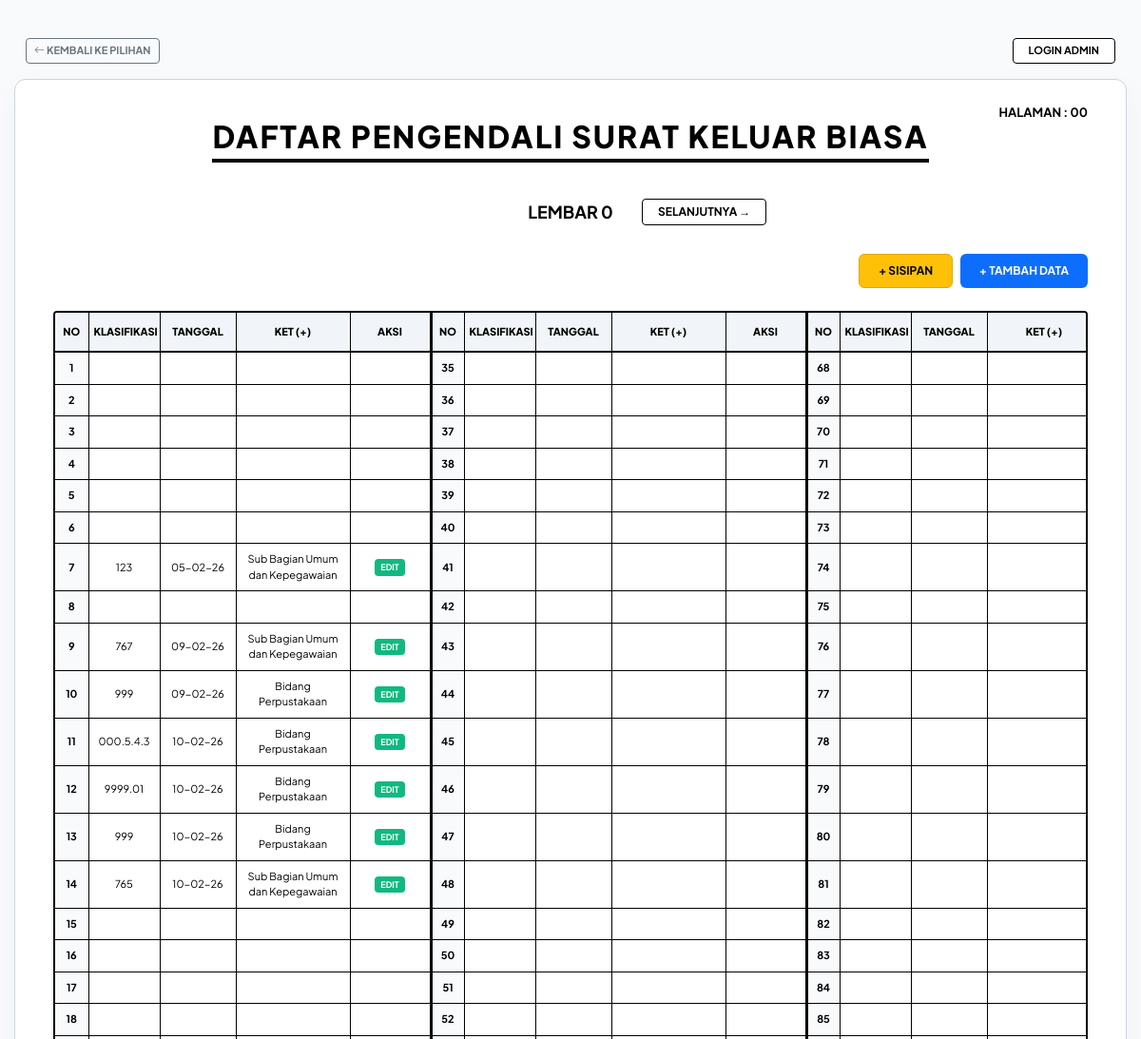
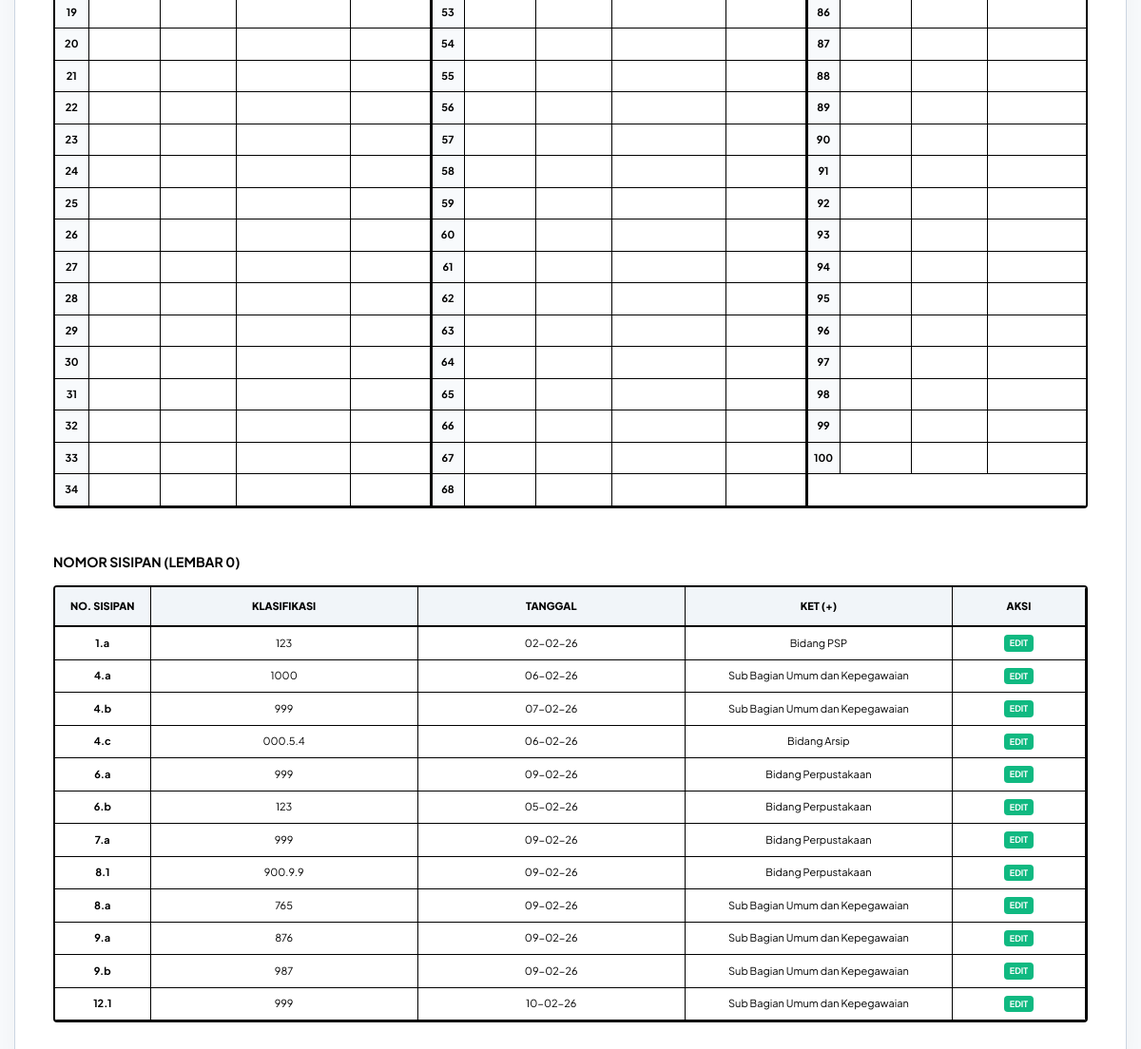
The app's page /index.php?type=biasa with its own data (2 pictures, top to bottom).
### tables this page shows
CREATE TABLE `pengendali` (
  `no_urut` int(2) NOT NULL,
  `klas` varchar(100) NOT NULL,
  `plus` varchar(100) NOT NULL,
  `tanggal_manual` date DEFAULT NULL,
  `created_at` timestamp NOT NULL DEFAULT current_timestamp()
);

CREATE TABLE `pengendali_sisipan` (
  `no_urut` varchar(20) NOT NULL,
  `klas` varchar(100) NOT NULL,
  `plus` varchar(100) NOT NULL,
  `tanggal_manual` date DEFAULT NULL,
  `created_at` timestamp NOT NULL DEFAULT current_timestamp()
);

### controllers/controller.php (called while the page is built, shortened)
<?php
include_once 'config/database.php';
include_once 'models/pengendali.php';
class PengendaliController
{
    private $model;
    private $tipe;
    public function __construct()
    {
        $this->tipe = isset($_GET['type']) ? $_GET['type'] : 'biasa';
        $database = new Database();
        $this->model = new Pengendali($database->getConnection(), $this->tipe);
    }
    public function index($page = 0)
    {
        $mainDataRaw = $this->model->getByPage($page);
        $sisipanData = $this->model->getSisipanByPage($page);
        $data = [];
        foreach ($mainDataRaw as $row) {
            $data[$row['no_urut']] = [
                'k' => $row['klas'],
                'p' => $row['plus'],
                't' => $row['created_at']
            ];
        }
        $currentPage = $page;
        $currentType = $this->tipe;
        include 'views/daftar_view.php';
    }
}

### index.php (called while the page is built, shortened)
<?php
include_once 'controllers/controller.php';
  ?>
  <?php
$controller = new PengendaliController();
$controller->handleRequest();
$page = isset($_GET['page']) ? (int) $_GET['page'] : 0;
$controller->index($page);

### config/database.php (called while the page is built, shortened)
<?php
class Database {
    private $host = "localhost";
    private $db_name = "magang_websitesurat";
    private $username = "root";
    private $password = "";
    public function getConnection() {
        $this->conn = null;
        try {
            $this->conn = new PDO("mysql:host=" . $this->host . ";dbname=" . $this->db_name, $this->username, $this->password);
            $this->conn->setAttribute(PDO::ATTR_ERRMODE, PDO::ERRMODE_EXCEPTION);
        } catch(PDOException $exception) {
            echo "Koneksi Error: " . $exception->getMessage();
        }
        return $this->conn;
    }
}

### models/pengendali.php (called while the page is built, shortened)
<?php
class Pengendali
{
    private $conn;
    private $table_name;
    private $table_sisipan;
    public function __construct($db, $tipe = 'biasa')
    {
        $this->conn = $db;
        if ($tipe === 'spt') {
            $this->table_name = "pengendali_spt";
            $this->table_sisipan = "pengendali_sisipan_spt";
        } else {
            $this->table_name = "pengendali";
            $this->table_sisipan = "pengendali_sisipan";
        }
    }
    public function getByPage($page)
    {
        $start = ($page * 100) + 1;
        $end = $start + 99;
        $query = "SELECT * FROM " . $this->table_name . " WHERE no_urut BETWEEN ? AND ? ORDER BY no_urut ASC";
        $stmt = $this->conn->prepare($query);
        $stmt->execute([$start, $end]);
        return $stmt->fetchAll(PDO::FETCH_ASSOC);
    }
    public function getSisipanByPage($page)
    {
        $start = ($page * 100) + 1;
        $end = $start + 99;
        $query = "SELECT * FROM " . $this->table_sisipan . "
                  WHERE CAST(no_urut AS UNSIGNED) BETWEEN ? AND ?
                  ORDER BY CAST(no_urut AS UNSIGNED) ASC, no_urut ASC";
        $stmt = $this->conn->prepare($query);
        $stmt->execute([$start, $end]);
        return $stmt->fetchAll(PDO::FETCH_ASSOC);
    }
}
?>

### views/daftar_view.php (the view, shortened to what this page needs)
<!DOCTYPE html>
<html lang="id">
<head>
  <link href="https://cdn.jsdelivr.net/npm/bootstrap@5.3.0/dist/css/bootstrap.min.css" rel="stylesheet">
  <link rel="stylesheet" href="https://cdn.jsdelivr.net/npm/bootstrap-icons@1.11.1/font/bootstrap-icons.css">
  <link href="https://cdn.jsdelivr.net/npm/sweetalert2@11/dist/sweetalert2.min.css" rel="stylesheet">
</head>
<body>
  <div class="container-fluid d-print-none top-admin-bar mb-3" style="max-width: 1450px;">
    <div class="d-flex justify-content-between align-items-center">
      <a href="index.php" class="btn btn-sm btn-outline-secondary fw-bold" style="font-size: 11px;">
        <i class="bi bi-arrow-left"></i> KEMBALI KE PILIHAN
      </a>
      <div class="d-flex align-items-center p-0">
        <?php if (isset($_SESSION['admin_id'])): ?>
          <span class="small fw-bold me-3 text-uppercase">Admin: <?php echo $_SESSION['admin_user']; ?></span>
          <div class="dropdown me-2">
            <button class="btn-export-custom dropdown-toggle shadow-none" type="button" data-bs-toggle="dropdown">EXPORT
              PDF</button>
            <ul class="dropdown-menu dropdown-menu-end shadow">
              <li><a class="dropdown-item" href="#" onclick="pilihRentangCetak()">BERDASARKAN RENTANG WAKTU</a></li>
              <li><a class="dropdown-item" href="#" onclick="pilihNomorUrutCetak()">BERDASARKAN NOMOR URUT</a></li>
            </ul>
          </div>
          <button onclick="konfirmasiLogout()" class="btn btn-danger btn-sm fw-bold"
            style="font-size: 11px; border-radius: 4px;">LOGOUT</button>
        <?php else: ?>
          <button class="btn-outline-black px-3 py-1" style="font-size: 11px;" data-bs-toggle="modal"
            data-bs-target="#modalLogin">LOGIN ADMIN</button>
        <?php endif; ?>
      </div>
    </div>
  </div>
  <div class="main-card">
    <div class="page-info">HALAMAN : <?php echo str_pad($currentPage, 2, "0", STR_PAD_LEFT); ?></div>
    <div class="header-brand">
      <h2>Daftar Pengendali Surat Keluar <?php echo strtoupper($currentType); ?></h2>
    </div>
    <div class="pagination-nav d-print-none">
      <div class="nav-center"><span class="fw-bold">LEMBAR <?php echo $currentPage; ?></span></div>
      <div class="nav-side right">
        <a href="index.php?page=<?php echo $currentPage + 1; ?>&type=<?php echo $currentType; ?>"
          class="btn-outline-black px-3 py-1" style="font-size: 12px;">SELANJUTNYA →</a>
      </div>
    </div>
    <div class="d-flex justify-content-end mb-4 d-print-none action-buttons-container">
      <button class="btn btn-sisipan-custom me-2 fw-bold" onclick="bukaModalSisipan()">+ SISIPAN</button>
      <button class="btn-modern-add fw-bold" onclick="bukaModalTambah()">+ TAMBAH DATA</button>
    </div>
    <div class="table-responsive">
      <table class="main-table text-center" id="mainTable">
        <thead>
          <tr>
            <?php for ($k = 1; $k <= 3; $k++): ?>
              <th class="col-group-<?php echo $k; ?> <?php echo ($k > 1) ? 'col-divider' : ''; ?>" width="35">No</th>
              <th class="col-group-<?php echo $k; ?>" width="75">Klasifikasi</th>
              <th class="col-group-<?php echo $k; ?>" width="80">Tanggal</th>
              <th class="col-group-<?php echo $k; ?>" width="120">Ket (+)</th>
              <th class="col-group-<?php echo $k; ?> d-print-none" width="85">Aksi</th>
            <?php endfor; ?>
          </tr>
        </thead>
        <tbody>
          <?php
          $startNumber = ($currentPage * 100) + 1;
          for ($i = 0; $i < 34; $i++): ?>
            <tr>
              <?php
              $ranges = [['o' => 0, 'g' => 1], ['o' => 34, 'g' => 2], ['o' => 67, 'g' => 3]];
              foreach ($ranges as $idx => $r):
                $divider = ($idx > 0) ? 'col-divider' : '';
                $curr_no = $startNumber + $r['o'] + $i;
                if ($curr_no <= ($startNumber + 99)):
                  $k = $data[$curr_no]['k'] ?? '';
                  $p = $data[$curr_no]['p'] ?? '';
                  $tRaw = $data[$curr_no]['t'] ?? '';
                  $dataDate = ($tRaw && $tRaw != '0000-00-00 00:00:00') ? date('Y-m-d', strtotime($tRaw)) : '';
                  $tDisplay = ($dataDate) ? date('d-m-y', strtotime($tRaw)) : '';
                  ?>
                  <td class="col-group-<?php echo $r['g']; ?> no-column <?php echo $divider; ?>"
                    data-no="<?php echo $curr_no; ?>" data-date="<?php echo $dataDate; ?>"><?php echo $curr_no; ?></td>
                  <td class="col-group-<?php echo $r['g']; ?>" data-no="<?php echo $curr_no; ?>"
                    data-date="<?php echo $dataDate; ?>"><?php echo $k; ?></td>
                  <td class="col-group-<?php echo $r['g']; ?>" data-no="<?php echo $curr_no; ?>"
                    data-date="<?php echo $dataDate; ?>"><?php echo $tDisplay; ?></td>
                  <td class="col-group-<?php echo $r['g']; ?>" data-no="<?php echo $curr_no; ?>"
                    data-date="<?php echo $dataDate; ?>"><?php echo $p; ?></td>
                  <td class="col-group-<?php echo $r['g']; ?> d-print-none">
                    <?php if (isset($data[$curr_no])): ?>
                      <button class="btn-action-edit"
                        onclick="bukaModalEdit('<?php echo $curr_no; ?>', '<?php echo $curr_no; ?>', '<?php echo $k; ?>', '<?php echo $p; ?>', '', false)">EDIT</button>
                    <?php endif; ?>
                  </td>
                <?php else: ?>
                  <td colspan="5" class="col-group-<?php echo $r['g']; ?> <?php echo $divider; ?>"></td>
                <?php endif; ?>
              <?php endforeach; ?>
            </tr>
          <?php endfor; ?>
        </tbody>
      </table>
    </div>
    <?php if (!empty($sisipanData)): ?>
      <div class="mt-5" id="sectionSisipan">
        <h5 class="fw-bold mb-3 small text-uppercase">Nomor Sisipan (Lembar <?php echo $currentPage; ?>)</h5>
        <div class="table-responsive">
          <table class="main-table text-center" id="tableSisipan">
            <thead>
              <tr style="background-color: #fef2f2;">
                <th width="100">No. Sisipan</th>
                <th>Klasifikasi</th>
                <th>Tanggal</th>
                <th>Ket (+)</th>
                <th width="140" class="d-print-none">Aksi</th>
              </tr>
            </thead>
            <tbody>
              <?php foreach ($sisipanData as $s):
                $sDate = date('Y-m-d', strtotime($s['tanggal_manual']));
                ?>
                <tr data-no-full="<?php echo $s['no_urut']; ?>" data-date="<?php echo $sDate; ?>">
                  <td class="fw-bold"><?php echo $s['no_urut']; ?></td>
                  <td><?php echo $s['klas']; ?></td>
                  <td><?php echo date('d-m-y', strtotime($s['tanggal_manual'])); ?></td>
                  <td><?php echo $s['plus']; ?></td>
                  <td class="d-print-none">
                    <button class="btn-action-edit"
                      onclick="bukaModalEdit('<?php echo $s['no_urut']; ?>', '<?php echo $s['no_urut']; ?>', '<?php echo $s['klas']; ?>', '<?php echo $s['plus']; ?>', '<?php echo $s['tanggal_manual']; ?>', true)">EDIT</button>
                  </td>
                </tr>
              <?php endforeach; ?>
            </tbody>
          </table>
        </div>
      </div>
    <?php endif; ?>
  </div>
</body>
</html>

### views/daftar_view.php (style rules this page uses)
:root { --success-color: #10b981; --danger-color: #ef4444; --btn-tambah-bg: #0d6efd; --btn-sisipan-bg: #ffc107; --btn-hover-bg: #5a7d9a; --btn-sisipan-hover: #d6b55d; }
body { background-color: #f8fafc; font-family: 'Plus Jakarta Sans', sans-serif; color: #000; padding: 40px 15px; }
.main-card { background: #fff; border-radius: 12px; box-shadow: 0 10px 30px rgba(0, 0, 0, 0.04); padding: 40px; max-width: 1450px; margin: 0 auto; position: relative; border: 1px solid #cbd5e1; }
.page-info { position: absolute; top: 25px; right: 40px; font-weight: 700; font-size: 13px; }
.header-brand { text-align: center; margin-bottom: 30px; }
.header-brand h2 { font-weight: 800; text-transform: uppercase; letter-spacing: 2px; border-bottom: 4px solid #000; display: inline-block; padding-bottom: 5px; }
.pagination-nav { margin-bottom: 30px; display: flex; align-items: center; justify-content: center; }
.nav-side { width: 150px; display: flex; }
.nav-side.right { justify-content: flex-start; }
.nav-center { min-width: 150px; text-align: center; font-size: 18px; }
.btn-outline-black { background: #fff; border: 1px solid #000; color: #000; font-weight: 700; text-decoration: none; border-radius: 4px; transition: all 0.3s ease; }
.table-responsive { border: 2px solid #000; border-radius: 4px; overflow-x: auto; }
.main-table { width: 100%; border-collapse: collapse; table-layout: fixed; }
.main-table th { background-color: #f1f5f9; padding: 12px 5px; font-size: 11px; font-weight: 800; text-transform: uppercase; border-bottom: 2px solid #000; border-right: 1px solid #000; }
.main-table td { padding: 8px 4px; font-size: 11px; border-bottom: 1px solid #000; border-right: 1px solid #000; vertical-align: middle; }
.no-column { background-color: #f8fafc; font-weight: 700; width: 35px; text-align: center; }
.col-divider { border-left: 3px solid #000 !important; }
.btn-modern-add { background-color: var(--btn-tambah-bg); color: #fff; border: none; padding: 8px 20px; font-weight: 700; font-size: 12px; border-radius: 6px; transition: 0.3s; }
.btn-sisipan-custom { background-color: var(--btn-sisipan-bg); border: 1px solid #e0a800; color: #000; padding: 8px 20px; font-weight: 700; font-size: 12px; border-radius: 6px; transition: 0.3s; }
.btn-action-edit { background-color: var(--success-color); color: #fff; border: none; padding: 2px 6px; border-radius: 4px; font-size: 9px; font-weight: 700; }

### records on screen
pengendali: klas "123", created_at "05-02-26", plus "Sub Bagian Umum dan Kepegawaian"
pengendali: klas "767", created_at "09-02-26", plus "Sub Bagian Umum dan Kepegawaian"
pengendali: klas "999", created_at "09-02-26", plus "Bidang Perpustakaan"
pengendali: klas "000.5.4.3", created_at "10-02-26", plus "Bidang Perpustakaan"
pengendali: klas "9999.01", created_at "10-02-26", plus "Bidang Perpustakaan"
pengendali: klas "999", created_at "10-02-26", plus "Bidang Perpustakaan"
pengendali: klas "765", created_at "10-02-26", plus "Sub Bagian Umum dan Kepegawaian"
pengendali_sisipan: no_urut "1.a", klas "123", tanggal_manual "02-02-26", plus "Bidang PSP"
pengendali_sisipan: no_urut "4.a", klas "1000", tanggal_manual "06-02-26", plus "Sub Bagian Umum dan Kepegawaian"
pengendali_sisipan: no_urut "4.b", klas "999", tanggal_manual "07-02-26", plus "Sub Bagian Umum dan Kepegawaian"
pengendali_sisipan: no_urut "4.c", klas "000.5.4", tanggal_manual "06-02-26", plus "Bidang Arsip"
pengendali_sisipan: no_urut "6.a", klas "999", tanggal_manual "09-02-26", plus "Bidang Perpustakaan"
pengendali_sisipan: no_urut "6.b", klas "123", tanggal_manual "05-02-26", plus "Bidang Perpustakaan"
pengendali_sisipan: no_urut "7.a", klas "999", tanggal_manual "09-02-26", plus "Bidang Perpustakaan"
pengendali_sisipan: no_urut "8.1", klas "900.9.9", tanggal_manual "09-02-26", plus "Bidang Perpustakaan"
pengendali_sisipan: no_urut "8.a", klas "765", tanggal_manual "09-02-26", plus "Sub Bagian Umum dan Kepegawaian"
pengendali_sisipan: no_urut "9.a", klas "876", tanggal_manual "09-02-26", plus "Sub Bagian Umum dan Kepegawaian"
pengendali_sisipan: no_urut "9.b", klas "987", tanggal_manual "09-02-26", plus "Sub Bagian Umum dan Kepegawaian"
pengendali_sisipan: no_urut "12.1", klas "999", tanggal_manual "10-02-26", plus "Sub Bagian Umum dan Kepegawaian"

### other values on screen
str_pad($currentPage, 2, "0", STR_PAD_LEFT) "00"
$currentType "BIASA"
$currentPage "0"
$curr_no "1"
$curr_no "35"
$curr_no "68"
$curr_no "2"
$curr_no "36"
$curr_no "69"
$curr_no "3"
$curr_no "37"
$curr_no "70"
$curr_no "4"
$curr_no "38"
$curr_no "71"
